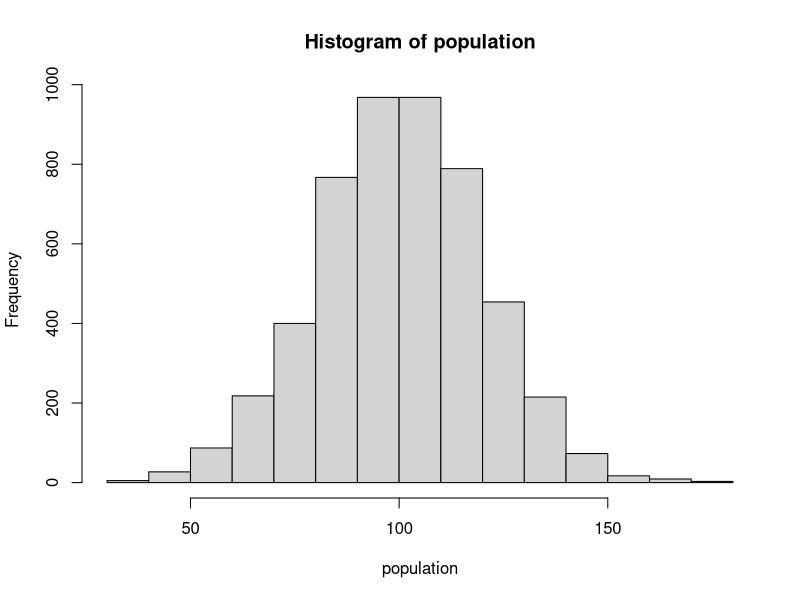

Here is the R script that generated this plot:
## ---- chunk 1
N  <- 5000 # Default size of the population
MU <- 100 # Default mean of the population

population <- rnorm(N, mean = MU, sd = MU / 5)
hist(population) #check whether it's normally distributed
## ---- chunk 2
gini <- function(y) {
  #Compute the Gini coefficient (a measure of equality/inequality) in a population, y
  y <- sort(y)
  n <- length(y)
  numer <- 2 * sum((1:n) * y[1:n]) #for i in range starts with 0 in python, indexing also with 0
  denom <- n * sum(y)
   return((numer / denom) - (n + 1) / n) #brackets are needed for return fun in R
}
gini(population)
## ---- chunk 3
random_split <- function(A, B) {
  #Take all the money in the pot and divide it randomly between the two actors
  pot <- A + B
  share <- runif(1,0,pot)
  return(c(share, pot-share))
}
random_split(100,100)
## ---- chunk 4
anyone <- function(N) {
 return(sample(N,2))
}

anyone(N)


## ---- chunk 5
step <- function(population, transaction_fun=random_split, interaction_fun=anyone) {
  #Modify the population by doing one transaction.
  j <- interaction_fun(length(population))
  newmoney <- transaction_fun(population[j[1]], population[j[2]]) 
  population[j[1]] <- newmoney[1]
  population[j[2]] <- newmoney[2]
 return(population)
}


## ---- chunk 6

simulate <- function(population, T, step_fun=step, transaction_fun=random_split, interaction_fun=anyone) {
  # Run simulation on population for T transactions; save every step in a list
  pop_copy <- population # Make a copy of the original population list to avoid altering it

  # Initialize an empty list to store steps
  list_steps <- list()
  
  # Save the initial population (at t = 0)
  list_steps[[1]] <- list(population = pop_copy, t = 0)
  
  # Simulate T steps
  for (t in 1:T) {
    # Update population using the step function
    pop_copy <- step_fun(pop_copy, transaction_fun, interaction_fun)
    
    # Save the current population and the step number
    list_steps[[t + 1]] <- list(population = pop_copy, t = t)
  }
  
  return(list_steps)  # Return the list of steps
}

test <- simulate(population = c(100,100,100,100), T=10)


## ---- chunk 7

  
show <- function(population, k=40, percentiles=c(1, 10, 50, 90, 99)) {
    #Run a simulation for k*N steps, printing statistics and displaying a plot and histogram
  N <- length(population)

  # Run simulation
y <- simulate(population, T=N*k)#every person does k transactions
  cat('   t    Gini stdev', sprintf(' %3d%%', percentiles), '\n')
   cat('------- ---- -----', paste(rep(' ---- ', length(percentiles)), collapse = ''), '\n')
   fmt <- '%7d %.2f %5.1f'
   
   #make sure that the first row is added (in my simulation result, the first row has the 0 step)
   pop <- sort(y[[1]]$population)
      data <- sapply(percentiles, function(pct) quantile(pop, pct/100))
       cat(sprintf(fmt, y[[1]]$t, gini(y[[1]]$population), sd(pop)), 
          sprintf(' %4.0f', data), '\n')
   

  for (l in 1:N*k) {
    if ((l %% (N*k %/% 10)) == 0) {#only save ten steps (which is divisable in ten steps)
      
      pop <- sort(y[[l+1]]$population)
      data <- sapply(percentiles, function(pct) quantile(pop, pct/100))
       cat(sprintf(fmt, y[[l+1]]$t, gini(y[[l+1]]$population), sd(pop)), 
          sprintf(' %4.0f', data), '\n')
    }
  }
       ### Making histogram ###
    #    R <- range(c(y[[1]]$population, y[[length(y)]]$population)) # Combines 'start' and 'pop' and computes the range
    # 
    # # Create the histogram for the start population
    # hist(start, main="Histograms: Start", xlim=R, col=rgb(0.2, 0.4, 0.6, 0.7), 
    #      xlab="Wealth", ylab="Frequency")
    # 
    # # Overlay the histogram for the end population
    # hist(pop, main="Histograms: End", xlim=R, col=rgb(0.8, 0.2, 0.2, 0.5), 
    #      add=TRUE, xlab="Wealth", ylab="Frequency")
    # 
    # # Add a legend to differentiate the histograms
    # legend("topright", legend=c("Start", "End"), fill=c(rgb(0.2, 0.4, 0.6, 0.7), 
    #        rgb(0.8, 0.2, 0.2, 0.5)))
  
} 

show(population = c(100,100,100,100,100,100,100,100,100,100))

